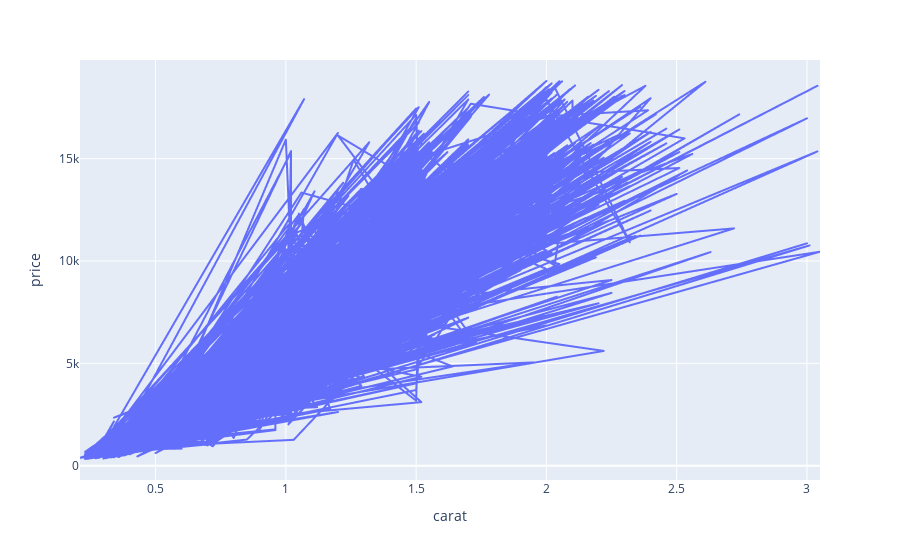

Notebook source saved alongside this figure:
### Code cell
# line plot
fig = px.line(df, x='carat', y='price')
fig.show()

### Figure 1 — Plotly figure (JSON) as saved in the notebook; plotly's stock layout.template omitted (floating-point values rounded to 4 significant figures; data arrays with more than 128 entries replaced by an {"elided": "..."} marker saying what was removed)
{"data": [{"hovertemplate": "carat=%{x}<br>price=%{y}<extra></extra>", "legendgroup": "", "line": {"color": "#636efa", "dash": "solid"}, "marker": {"symbol": "circle"}, "mode": "lines", "name": "", "showlegend": false, "type": "scattergl", "x": {"elided": "5394 float values"}, "xaxis": "x", "y": {"elided": "5394 int values"}, "yaxis": "y"}], "layout": {"legend": {"tracegroupgap": 0}, "margin": {"t": 60}, "xaxis": {"anchor": "y", "domain": [0, 1], "title": {"text": "carat"}}, "yaxis": {"anchor": "x", "domain": [0, 1], "title": {"text": "price"}}}}
